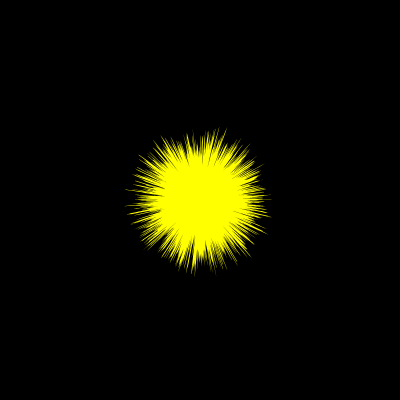
Frame 1 (no input)
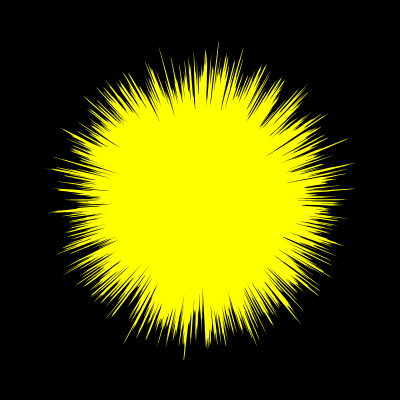
Frame 60 (no input)
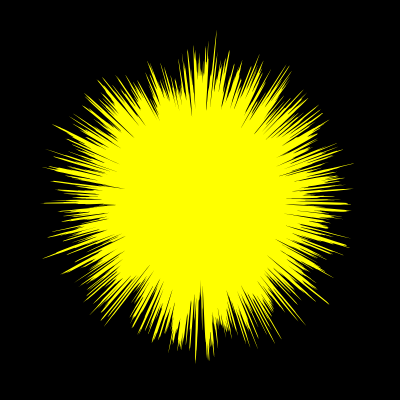
Frame 120 (the mouse pressed at the canvas centre since frame 60)

The p5.js sketch that drew these frames (run headless with seeded random() and noise() and a simulated clock; from frame 60 on, the mouse is pressed at the canvas centre):

// p5.js sketch
// ── sketch.js
// 如何将一个圆圈（或任何你想要的形状）变成一个blob并让边缘具有流畅/斑点/摇摆的外观。 使用了使用beginShape（）和endShape（）以及perlin噪声的技术。
// video: https://www.youtube.com/watch?v=rX5p-QRP6R4&list=PLRqwX-V7Uu6bgPNQAdxQZpJuJCjeOr7VD&index=9

let blob;
let blobs = [];
let zoom = 1;
let yoff = 0;

function setup() {
  createCanvas(400, 400);
  blob = new Blob(0, 0, 50);
}

function draw() {
  background(0);
  translate(width / 2, height / 2);
  let newzoom = 128 / blob.r;
  zoom = lerp(zoom, newzoom, 0.1);
  scale(zoom);

  blob.show();
}

class Blob {
  constructor(x, y, r) {
    this.r = r;
  }

  show() {
    fill(255, 255, 0);
    noStroke();
    // ellipse(this.pos.x, this.pos.y, this.r * 2, this.r * 2);
    push();
    beginShape();
    let xoff = 0;
    for (let a = 0; a < TWO_PI; a += 0.001) {
      // let r = this.r + random(-50, 50);
      let offset = map(noise(xoff, yoff), 0, 1, -25, 25);
      let r = this.r + offset;
      let x = r * cos(a);
      let y = r * sin(a);
      vertex(x, y);
      // ellipse(x, y, 3, 3)

      xoff += 0.1;
    }
    endShape();
    pop();
    yoff += 0.01;
  }
}
